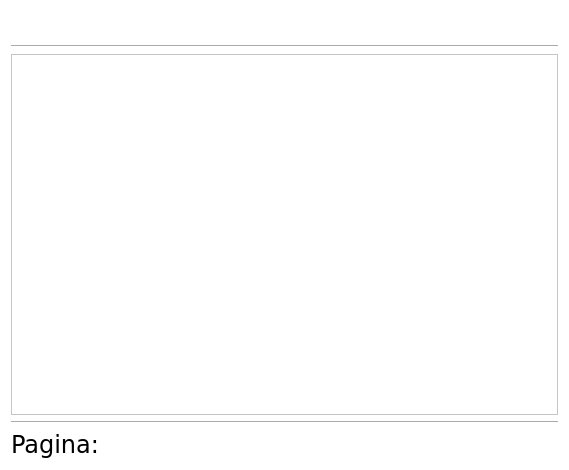
<?xml version="1.0" encoding="UTF-8"?>
<ui version="4.0">
 <class>plist</class>
 <widget class="QWidget" name="plist">
  <property name="geometry">
   <rect>
    <x>0</x>
    <y>0</y>
    <width>569</width>
    <height>470</height>
   </rect>
  </property>
  <property name="windowTitle">
   <string>Form</string>
  </property>
  <property name="styleSheet">
   <string notr="true">/*QWidget#plist, QWidget#scrollArea{
	background-color: rgb(255, 255, 255);
}*/
QWidget{
	background-color: rgb(255, 255, 255);
}</string>
  </property>
  <layout class="QVBoxLayout" name="verticalLayout">
   <item>
    <layout class="QHBoxLayout" name="horizontalLayout">
     <item>
      <widget class="QLabel" name="titleLabel">
       <property name="font">
        <font>
         <family>Verdana</family>
         <pointsize>18</pointsize>
        </font>
       </property>
       <property name="text">
        <string>&lt;Titulo&gt;</string>
       </property>
       <property name="alignment">
        <set>Qt::AlignLeading|Qt::AlignLeft|Qt::AlignVCenter</set>
       </property>
      </widget>
     </item>
     <item>
      <widget class="QLabel" name="dateLabel">
       <property name="font">
        <font>
         <family>Verdana</family>
         <pointsize>18</pointsize>
        </font>
       </property>
       <property name="text">
        <string>&lt;fecha&gt;</string>
       </property>
       <property name="alignment">
        <set>Qt::AlignRight|Qt::AlignTrailing|Qt::AlignVCenter</set>
       </property>
      </widget>
     </item>
    </layout>
   </item>
   <item>
    <widget class="Line" name="line">
     <property name="orientation">
      <enum>Qt::Horizontal</enum>
     </property>
    </widget>
   </item>
   <item>
    <widget class="QScrollArea" name="scrollArea">
     <property name="widgetResizable">
      <bool>true</bool>
     </property>
     <widget class="QWidget" name="scrollAreaWidgetContents">
      <property name="geometry">
       <rect>
        <x>0</x>
        <y>0</y>
        <width>549</width>
        <height>360</height>
       </rect>
      </property>
      <layout class="QVBoxLayout" name="verticalLayout_2"/>
     </widget>
    </widget>
   </item>
   <item>
    <widget class="Line" name="line_2">
     <property name="orientation">
      <enum>Qt::Horizontal</enum>
     </property>
    </widget>
   </item>
   <item>
    <widget class="QLabel" name="pageLabel">
     <property name="font">
      <font>
       <family>Verdana</family>
       <pointsize>18</pointsize>
      </font>
     </property>
     <property name="text">
      <string>Pagina: </string>
     </property>
    </widget>
   </item>
  </layout>
 </widget>
 <resources/>
 <connections/>
</ui>
